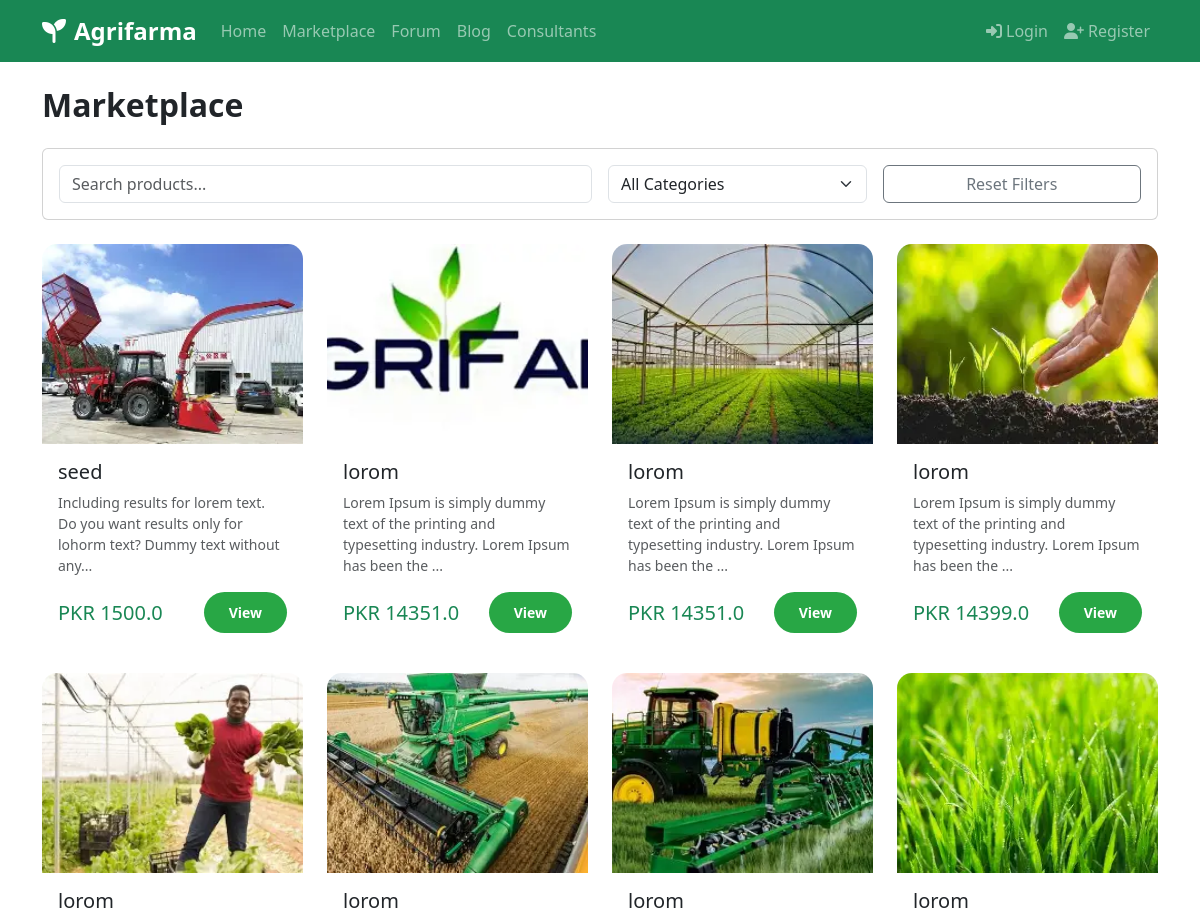
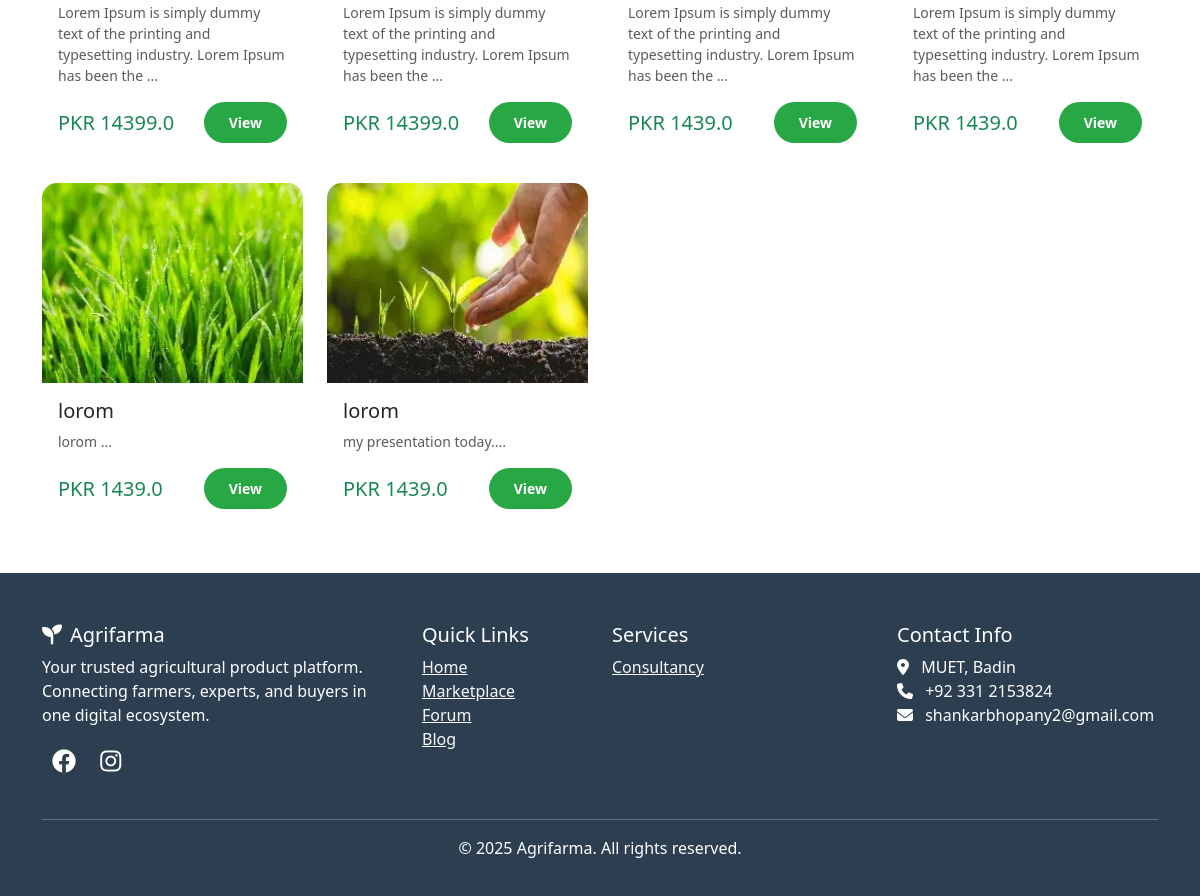
Page /products on the committed database (2 pictures, top to bottom).
### app.py (models this page shows)
class Product(db.Model):
    id = db.Column(db.Integer, primary_key=True)
    name = db.Column(db.String(100), nullable=False)
    price = db.Column(db.Float, nullable=False)
    description = db.Column(db.Text, nullable=False)
    image = db.Column(db.String(200), nullable=True)
    category = db.Column(db.String(100), nullable=False)
    subcategory = db.Column(db.String(100))
    featured = db.Column(db.Boolean, default=False)
    active = db.Column(db.Boolean, default=True)
    stock_quantity = db.Column(db.Integer, default=1)
    created_date = db.Column(db.DateTime(timezone=True), default=lambda: datetime.now(timezone.utc))
    user_id = db.Column(db.Integer, db.ForeignKey('user.id', ondelete='CASCADE'))
    category_id = db.Column(db.Integer, db.ForeignKey('category.id'), nullable=True)
    orders = db.relationship('Order', backref='product', lazy=True, cascade='all, delete-orphan')
    cart_items = db.relationship('CartItem', backref='product', lazy=True, cascade='all, delete-orphan')
    posts = db.relationship('Post', backref='product', lazy=True)

### app.py (the view)
@app.route('/products')
def products():
    try:
        category = request.args.get('category', '')
        search = request.args.get('search', '')
        query = Product.query.filter_by(active=True)
        if category:
            query = query.filter_by(category=category)
        if search:
            query = query.filter(Product.name.contains(search) | Product.description.contains(search))
        all_products = query.all()
        categories = db.session.query(Product.category).distinct().all()
        return render_template('products.html', products=all_products, categories=categories, selected_category=category, search_query=search)
    except Exception as e:
        flash(f"Error loading products: {str(e)}", "danger")
        return render_template('products.html', products=[], categories=[], selected_category='', search_query='')

### app.py (called while the page is built)
@app.before_request
def make_session_permanent():
    session.permanent = True
    if 'user_id' in session:
        session['cart_count'] = get_cart_items_count(session['user_id'])

### templates/products.html (shortened to what this page needs)
{% extends "base.html" %}
{% block content %}
<div class="container mt-4">
    <div class="row">
        <div class="col-12">
            <h2 class="fw-bold mb-4">Marketplace</h2>
        </div>
    </div>
    <div class="card mb-4">
        <div class="card-body">
            <div class="row g-3">
                <div class="col-md-6">
                    <form method="GET">
                        <input type="text" name="search" class="form-control"
                               placeholder="Search products..." value="{{ search_query }}">
                    </form>
                </div>
                <div class="col-md-3">
                    <select class="form-select" onchange="window.location.href='?category='+this.value">
                        <option value="">All Categories</option>
                    </select>
                </div>
                <div class="col-md-3">
                    <a href="{{ url_for('products') }}" class="btn btn-outline-secondary w-100">Reset Filters</a>
                </div>
            </div>
        </div>
    </div>
    <div class="row g-4">
        {% for product in products %}
        <div class="col-md-6 col-lg-3">
            <div class="card h-100 product-card">
                {% if product.image %}
                <img src="{{ url_for('static', filename='uploads/' ~ product.image) }}"
                     class="card-img-top"
                     style="height: 200px; object-fit: cover;"
                     alt="{{ product.name }}">
                {% else %}
                <div class="card-img-top bg-light d-flex align-items-center justify-content-center"
                     style="height: 200px;">
                    <i class="fas fa-image fa-2x text-muted"></i>
                </div>
                {% endif %}
                <div class="card-body">
                    <h5 class="card-title">{{ product.name }}</h5>
                    <p class="card-text text-muted small">{{ product.description[:100] }}...</p>
                    <div class="d-flex justify-content-between align-items-center">
                        <span class="h5 text-success mb-0">PKR {{ product.price }}</span>
                        <a href="{{ url_for('product_detail', product_id=product.id) }}"
                           class="btn btn-success btn-sm">View</a>
                    </div>
                </div>
            </div>
        </div>
        {% else %}
        <div class="col-12 text-center py-5">
            <i class="fas fa-search fa-3x text-muted mb-3"></i>
            <h4 class="text-muted">No products found</h4>
            <p class="text-muted">Try adjusting your search criteria</p>
        </div>
        {% endfor %}
    </div>
</div>
{% endblock %}

### templates/base.html (style rules this page uses)
:root { --primary-green: #28a745; --dark-green: #1e7e34; --light-green: #d4edda; --gold: #ffc107; }
.btn-success { background: var(--primary-green); border: none; padding: 10px 25px; border-radius: 25px; font-weight: 600; transition: all 0.3s ease; }
.product-card { border: none; border-radius: 15px; overflow: hidden; transition: all 0.3s ease; }

### rows in the picture
Product: image (picture), name "seed", description "Including results for lorem text. Do you want results only for lohorm text? Dummy text without any", price "1500.0"
Product: image (picture), name "lorom", description "Lorem Ipsum is simply dummy text of the printing and typesetting industry. Lorem Ipsum has been the", price "14351.0"
Product: image (picture), name "lorom", description "Lorem Ipsum is simply dummy text of the printing and typesetting industry. Lorem Ipsum has been the", price "14351.0"
Product: image (picture), name "lorom", description "Lorem Ipsum is simply dummy text of the printing and typesetting industry. Lorem Ipsum has been the", price "14399.0"
Product: image (picture), name "lorom", description "Lorem Ipsum is simply dummy text of the printing and typesetting industry. Lorem Ipsum has been the", price "14399.0"
Product: image (picture), name "lorom", description "Lorem Ipsum is simply dummy text of the printing and typesetting industry. Lorem Ipsum has been the", price "14399.0"
Product: image (picture), name "lorom", description "Lorem Ipsum is simply dummy text of the printing and typesetting industry. Lorem Ipsum has been the", price "1439.0"
Product: image (picture), name "lorom", description "Lorem Ipsum is simply dummy text of the printing and typesetting industry. Lorem Ipsum has been the", price "1439.0"
Product: image (picture), name "lorom", description "lorom", price "1439.0"
Product: image (picture), name "lorom", description "my presentation today.", price "1439.0"
